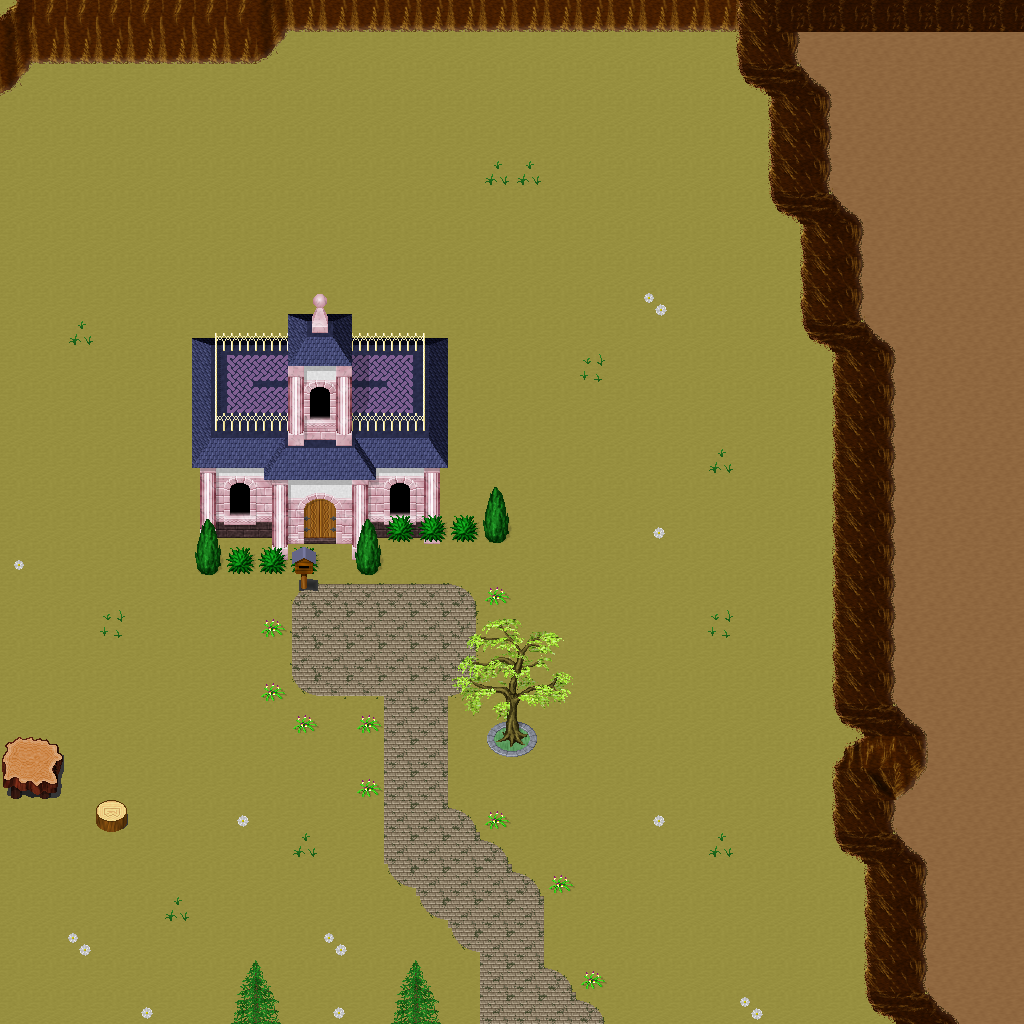

Tiled map render using the project's own tile images. Description and the map definition, with tile-layer contents summarised, below:
An orthogonal 32x32 tile map with 32x32 px tiles, 5 tile layers (Ground, Objects, Objects2, Above, ...), 1 hidden layer not drawn, 26 tilesets.

<map version="1.10" tiledversion="1.11.0" orientation="orthogonal" renderorder="right-down" width="32" height="32" tilewidth="32" tileheight="32" infinite="0" nextlayerid="11" nextobjectid="1">
 <tileset firstgid="1" name="ground_ground" tilewidth="32" tileheight="32" tilecount="33" columns="3">
  <image source="../drawable/ground_ground.png" width="96" height="352" />
 </tileset>
 <tileset firstgid="34" name="building_castle" tilewidth="32" tileheight="32" tilecount="320" columns="20">
  <image source="../drawable/building_castle.png" width="640" height="512" />
 </tileset>
 <tileset firstgid="354" name="furniture_carpet_carpets_2" tilewidth="32" tileheight="32" tilecount="20" columns="4">
  <image source="../drawable/furniture_carpet_carpets_2.png" width="128" height="160" />
 </tileset>
 <tileset firstgid="374" name="ground_indoor_tiles" tilewidth="32" tileheight="32" tilecount="8" columns="2">
  <image source="../drawable/ground_indoor_tiles.png" width="64" height="128" />
 </tileset>
 <tileset firstgid="382" name="ground_water_pool" tilewidth="32" tileheight="32" tilecount="72" columns="3">
  <image source="../drawable/ground_water_pool.png" width="96" height="768" />
 </tileset>
 <tileset firstgid="454" name="ground_ridge_earth_dark" tilewidth="32" tileheight="32" tilecount="96" columns="12">
  <image source="../drawable/ground_ridge_earth_dark.png" width="384" height="256" />
 </tileset>
 <tileset firstgid="550" name="logic_collision" tilewidth="32" tileheight="32" tilecount="1" columns="1">
  <image source="../drawable/logic_collision.png" width="32" height="32" />
 </tileset>
 <tileset firstgid="551" name="building_wall_stone_grey" tilewidth="32" tileheight="32" tilecount="12" columns="3">
  <image source="../drawable/building_wall_stone_grey.png" width="96" height="128" />
 </tileset>
 <tileset firstgid="563" name="building_roof_green" tilewidth="32" tileheight="32" tilecount="20" columns="5">
  <image source="../drawable/building_roof_green.png" width="160" height="128" />
 </tileset>
 <tileset firstgid="583" name="ground_ladder_horizontal_dark" tilewidth="32" tileheight="32" tilecount="3" columns="1">
  <image source="../drawable/ground_ladder_horizontal_dark.png" width="32" height="96" />
 </tileset>
 <tileset firstgid="586" name="building_house_pink_blue" tilewidth="32" tileheight="32" tilecount="99" columns="11">
  <image source="../drawable/building_house_pink_blue.png" width="352" height="288" />
 </tileset>
 <tileset firstgid="685" name="ground_mossy_brick_paving" tilewidth="32" tileheight="32" tilecount="9" columns="3">
  <image source="../drawable/ground_mossy_brick_paving.png" width="96" height="96" />
 </tileset>
 <tileset firstgid="694" name="plant_tree_locust_tree" tilewidth="32" tileheight="32" tilecount="20" columns="4">
  <image source="../drawable/plant_tree_locust_tree.png" width="128" height="160" />
 </tileset>
 <tileset firstgid="714" name="plant_tree_spruce" tilewidth="32" tileheight="32" tilecount="6" columns="2">
  <image source="../drawable/plant_tree_spruce.png" width="64" height="96" />
 </tileset>
 <tileset firstgid="720" name="plant_flower_flowers_mixed" tilewidth="32" tileheight="32" tilecount="16" columns="4">
  <image source="../drawable/plant_flower_flowers_mixed.png" width="128" height="128" />
 </tileset>
 <tileset firstgid="736" name="ground_cobbled_paving" tilewidth="32" tileheight="32" tilecount="1" columns="1">
  <image source="../drawable/ground_cobbled_paving.png" width="32" height="32" />
 </tileset>
 <tileset firstgid="737" name="plant_flower_daisy_white" tilewidth="32" tileheight="32" tilecount="8" columns="2">
  <image source="../drawable/plant_flower_daisy_white.png" width="64" height="128" />
 </tileset>
 <tileset firstgid="745" name="item_postbox" tilewidth="32" tileheight="32" tilecount="4" columns="2">
  <image source="../drawable/item_postbox.png" width="64" height="64" />
 </tileset>
 <tileset firstgid="749" name="item_postbox_2" tilewidth="32" tileheight="32" tilecount="2" columns="1">
  <image source="../drawable/item_postbox_2.png" width="32" height="64" />
 </tileset>
 <tileset firstgid="751" name="furniture_table_tree_stump_table" tilewidth="32" tileheight="32" tilecount="4" columns="2">
  <image source="../drawable/furniture_table_tree_stump_table.png" width="64" height="64" />
 </tileset>
 <tileset firstgid="755" name="plant_stump_int_small_stump" tilewidth="32" tileheight="32" tilecount="1" columns="1">
  <image source="../drawable/plant_stump_int_small_stump.png" width="32" height="32" />
 </tileset>
 <tileset firstgid="756" name="plant_grasses" tilewidth="32" tileheight="32" tilecount="6" columns="3">
  <image source="../drawable/plant_grasses.png" width="96" height="64" />
 </tileset>
 <tileset firstgid="762" name="building_fence_wooden_brown_fence" tilewidth="32" tileheight="32" tilecount="42" columns="7">
  <image source="../drawable/building_fence_wooden_brown_fence.png" width="224" height="192" />
 </tileset>
 <tileset firstgid="804" name="ground_green_paving" tilewidth="32" tileheight="32" tilecount="18" columns="3">
  <image source="../drawable/ground_green_paving.png" width="96" height="192" />
 </tileset>
 <tileset firstgid="822" name="building_stone_ruins" tilewidth="32" tileheight="32" tilecount="72" columns="6">
  <image source="../drawable/building_stone_ruins.png" width="192" height="384" />
 </tileset>
 <tileset firstgid="894" name="logic_creature_insect" tilewidth="32" tileheight="32" tilecount="5" columns="5">
  <image source="../drawable/logic_creature_insect.png" width="160" height="32" />
 </tileset>
 <layer id="1" name="Ground" width="32" height="32">
  <data>[1024 cells, 1024 non-empty, 2 distinct tile ids]</data>
 </layer>
 <layer id="2" name="Objects" width="32" height="32">
  <data>[1024 cells, 242 non-empty, 66 distinct tile ids]</data>
 </layer>
 <layer id="3" name="Objects2" width="32" height="32">
  <data>[1024 cells, 10 non-empty, 7 distinct tile ids]</data>
 </layer>
 <layer id="4" name="Above" width="32" height="32">
  <data>[1024 cells, 62 non-empty, 55 distinct tile ids]</data>
 </layer>
 <layer id="5" name="Above2" width="32" height="32">
  <data>[1024 cells, 0 non-empty, 0 distinct tile ids]</data>
 </layer>
 <layer id="6" name="Walkable" width="32" height="32" visible="0">
  <data>[1024 cells, 160 non-empty, 1 distinct tile ids]</data>
 </layer>
 <objectgroup id="7" name="Mapevents" />
 <objectgroup id="8" name="Spawn" />
 <objectgroup id="9" name="Keys" />
 <objectgroup id="10" name="Replace" />
</map>
